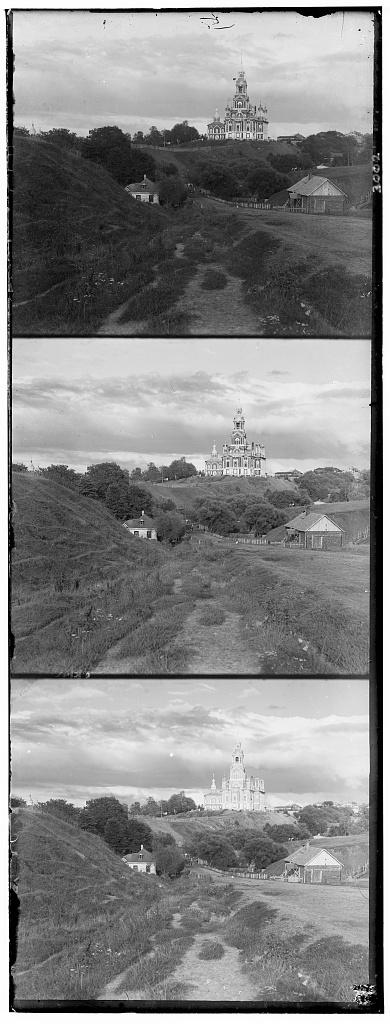
#> input picture cathedral.jpg, 390 x 1024 px
$ python main.py
#> lines starting #> are read from the running program, lines starting #| are printed output that depends on the picture
# COMS4732: Project 1 starter Python code
# Taken from: CS180 at UC Berkeley

import numpy as np
import skimage as sk
import skimage.io as skio
import skimage.transform as skt
import json
# align the images
# functions that might be useful for aligning the images include:
# np.roll, np.sum, sk.transform.rescale (for multiscale)

def shift_img(img, dy, dx):
    return np.roll(np.roll(img, dy, axis=0), dx, axis=1)

def crop(img, border_frac=0.08):
    h, w = img.shape
    bh = int(h * border_frac)
    bw = int(w * border_frac)
    return img[bh:h-bh, bw:w-bw]

# eclidean distance method
def align(im1, im2):
    shift = 15
    best_score = float("inf")
    best_shift = (0, 0)

    for i in range(-shift, shift):
        for j in range(-shift, shift):
            shifted_im1 = shift_img(im1, i, j)
            # u shld try different alignment methods please!
            score = np.sum((crop(im2) - crop(shifted_im1)) ** 2)
            if score < best_score:
                best_score = score
                best_shift = (i, j)
    return best_shift

# normal cross-correlation method
def align_test(im1, im2):
    shift = 15
    best_score = float("-inf")
    best_shift = (0, 0)
    for i in range(-shift, shift):
        for j in range(-shift, shift):
            shifted_im1 = shift_img(im1, i, j)
            score = ncc(crop(im2), crop(shifted_im1))
            if score > best_score:
                best_score = score
                best_shift = (i, j)
    return best_shift

def ncc(a, b):
    a = a - np.mean(a)
    b = b - np.mean(b)
    return np.sum(a * b) / np.sqrt(np.sum(a*a) * np.sum(b*b))

def downsample(img):
    return skt.rescale(img, 0.5, anti_aliasing=True, channel_axis=None)

def align_pyramid(im1, im2):
    h, w = im1.shape

    # ---- Base case: image small enough → brute force ----
    if min(h, w) < 400:
        return align(im1, im2)

    # ---- Recursive case: go to smaller images first ----
    im1_small = downsample(im1)
    im2_small = downsample(im2)

    # Get rough shift from smaller images
    dy_small, dx_small = align_pyramid(im1_small, im2_small)

    # Scale shift back to current resolution
    dy = dy_small * 2
    dx = dx_small * 2

    best_score = float("inf")
    best_shift = (0, 0)

    # Refine search around the estimated shift
    for ddy in range(dy - 6, dy + 7):
        for ddx in range(dx - 6, dx + 7):
            shifted_im1 = shift_img(im1, ddy, ddx)
            im1_crop = crop(shifted_im1)
            im2_crop = crop(im2)
            score = np.sum((im2_crop - im1_crop) ** 2)

            if score < best_score:
                best_score = score
                best_shift = (ddy, ddx)

    return best_shift


def process_simple_image(imname):
    # read in the image
#> called with imname = 'cathedral.jpg'
    im = skio.imread(imname)
#> im is the input picture: shape (1024, 390); min 0, max 255, mean 133.7

    # convert to double (might want to do this later on to save memory)
    im = sk.img_as_float(im)

    # compute the height of each part (just 1/3 of total)
    height = np.floor(im.shape[0] / 3.0).astype(int)
#> height = 341

    # separate color channels
    b = im[:height]
    g = im[height: 2*height]
    r = im[2*height: 3*height]
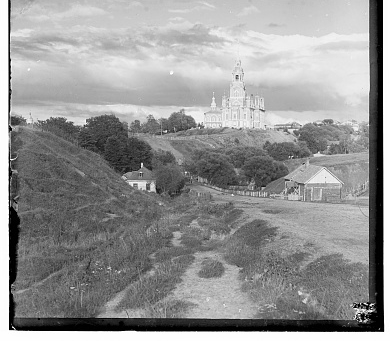
#> r: shape (341, 390) float64; min 0, max 1, mean 0.584

    # align the images
    ag_best_shift = align(g, b)
#> after the loop in align, `for i in range(-shift, shift):`:
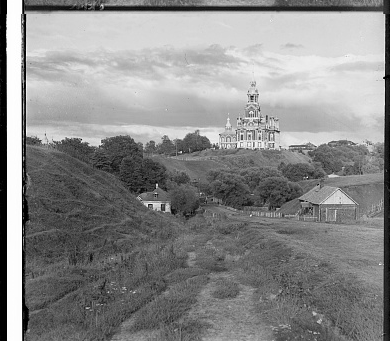
#> shifted_im1: shape (341, 390) float64; min 0, max 1, mean 0.54
    ag = shift_img(g, ag_best_shift[0], ag_best_shift[1])
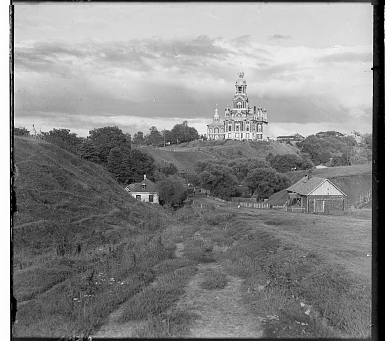
#> ag: shape (341, 390) float64; min 0, max 1, mean 0.54
    ar_best_shift = align(r, b)
#> after the loop in align (call 2), `for i in range(-shift, shift):`:
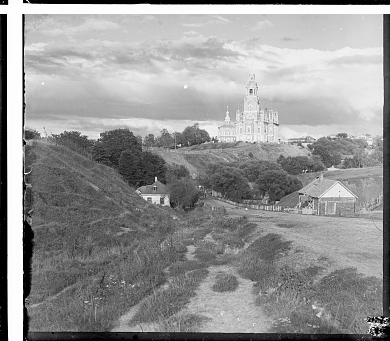
#> shifted_im1: shape (341, 390) float64; min 0, max 1, mean 0.584
    ar = shift_img(r, ar_best_shift[0], ar_best_shift[1])

    # create a color image
    im_out = np.dstack([ar, ag, b])

    # save the image
    if imname.endswith('.jpg'):
        output_name = imname.replace('.jpg', '_simple_aligned.jpg')
    elif imname.endswith('.tif'):
        output_name = imname.replace('.tif', '_simple_aligned.jpg')
    else:
        output_name = imname.rsplit('.', 1)[0] + '_simple_aligned.jpg'
    # Convert float (0-1) to uint8 (0-255) for saving
    im_out_uint8 = (np.clip(im_out, 0, 1) * 255).astype(np.uint8)
    skio.imsave(output_name, im_out_uint8)
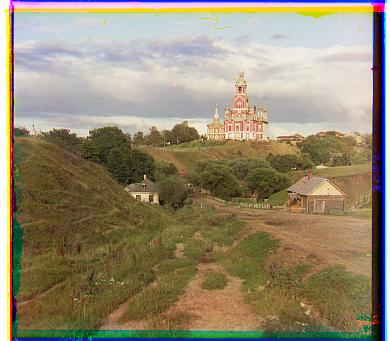
#> saved as cathedral_simple_aligned.jpg: shape (341, 390, 3); mean R, G, B 149, 137.7, 113.6

    print(f"Processed {imname} -> {output_name}")

    # Return offsets
    return output_name, {
        'green': {'dy': int(ag_best_shift[0]), 'dx': int(ag_best_shift[1])},
        'red': {'dy': int(ar_best_shift[0]), 'dx': int(ar_best_shift[1])}
    }

def process_simple_image_ncc(imname):
    # read in the image
    im = skio.imread(imname)

    # convert to double (might want to do this later on to save memory)
    im = sk.img_as_float(im)

    # compute the height of each part (just 1/3 of total)
    height = np.floor(im.shape[0] / 3.0).astype(int)

    # separate color channels
    b = im[:height]
    g = im[height: 2*height]
    r = im[2*height: 3*height]

    # align the images
    ag_best_shift = align_test(g, b)
    ag = shift_img(g, ag_best_shift[0], ag_best_shift[1])
    ar_best_shift = align_test(r, b)
    ar = shift_img(r, ar_best_shift[0], ar_best_shift[1])

    # create a color image
    im_out = np.dstack([ar, ag, b])

    # save the image
    if imname.endswith('.jpg'):
        output_name = imname.replace('.jpg', '_simple_ncc_aligned.jpg')
    elif imname.endswith('.tif'):
        output_name = imname.replace('.tif', '_simple_ncc_aligned.jpg')
    else:
        output_name = imname.rsplit('.', 1)[0] + '_simple_ncc_aligned.jpg'
    # Convert float (0-1) to uint8 (0-255) for saving
    im_out_uint8 = (np.clip(im_out, 0, 1) * 255).astype(np.uint8)
    skio.imsave(output_name, im_out_uint8)

    print(f"Processed {imname} -> {output_name}")

    # Return offsets
    return output_name, {
        'green': {'dy': int(ag_best_shift[0]), 'dx': int(ag_best_shift[1])},
        'red': {'dy': int(ar_best_shift[0]), 'dx': int(ar_best_shift[1])}
    }


def process_pyramid_image(imname):
    # read in the image
    im = skio.imread(imname)

    # convert to double (might want to do this later on to save memory)
    im = sk.img_as_float(im)

    # compute the height of each part (just 1/3 of total)
    height = np.floor(im.shape[0] / 3.0).astype(int)

    # separate color channels
    b = im[:height]
    g = im[height: 2*height]
    r = im[2*height: 3*height]

    # align the images
    ag_best_shift = align_pyramid(g, b)
    ag = shift_img(g, ag_best_shift[0], ag_best_shift[1])
    ar_best_shift = align_pyramid(r, b)
    ar = shift_img(r, ar_best_shift[0], ar_best_shift[1])

    # create a color image
    im_out = np.dstack([ar, ag, b])

    # save the image
    if imname.endswith('.jpg'):
        output_name = imname.replace('.jpg', '_pyramid_aligned.jpg')
    elif imname.endswith('.tif'):
        output_name = imname.replace('.tif', '_pyramid_aligned.jpg')
    else:
        output_name = imname.rsplit('.', 1)[0] + '_pyramid_aligned.jpg'
    # Convert float (0-1) to uint8 (0-255) for saving
    im_out_uint8 = (np.clip(im_out, 0, 1) * 255).astype(np.uint8)
    skio.imsave(output_name, im_out_uint8)

    print(f"Processed {imname} -> {output_name}")

    # Return offsets
    return output_name, {
        'green': {'dy': int(ag_best_shift[0]), 'dx': int(ag_best_shift[1])},
        'red': {'dy': int(ar_best_shift[0]), 'dx': int(ar_best_shift[1])}
    }

# Process all simple images
simple_image_files = ['cathedral.jpg', 'tobolsk.jpg', 'monastery.jpg']
simple_output_files = []
simple_offsets = {}
simple_ncc_output_files = []
simple_ncc_offsets = {}
all_image_files = ['cathedral.jpg', 'tobolsk.jpg', 'monastery.jpg', 'melons.tif', 'church.tif', 'emir.tif', 'harvesters.tif', 'icon.tif','italil.tif','lastochikino.tif', 'lugano.tif', 'self_portrait.tif', 'siren.tif', 'three_generations.tif']
pyramid_output_files = []
pyramid_offsets = {}
own_image_files = ['ownimage1.tif', 'ownimage2.tif', 'ownimage3.tif']
own_output_files = []
own_offsets = {}

print("Processing images with simple alignment (Euclidean distance)...")
for imname in simple_image_files:
    try:
        output_name, offsets = process_simple_image(imname)
        simple_output_files.append(output_name)
        simple_offsets[imname] = offsets
    except Exception as e:
        print(f"Error processing {imname}: {e}")
#> pass 2 of the loop `for imname in simple_image_files:`:
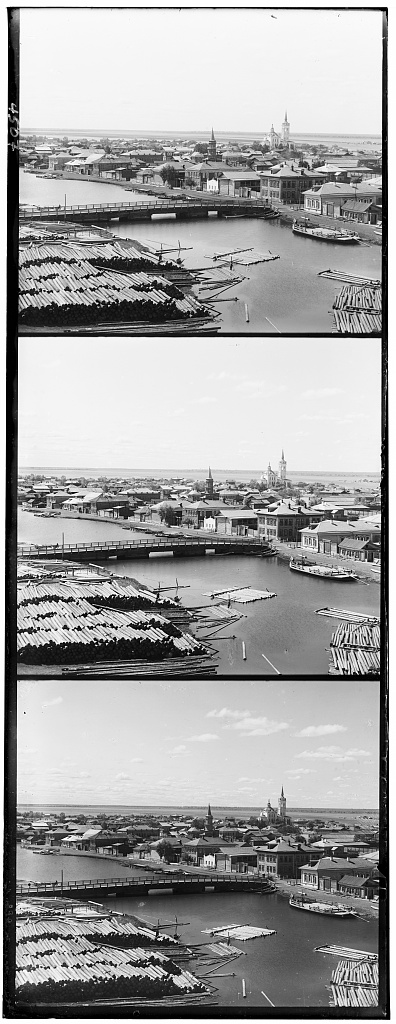
#> input picture tobolsk.jpg, 396 x 1024 px
#> in process_simple_image, im is the input picture: shape (1024, 396); min 0, max 255, mean 161
#> g: shape (341, 396) float64
#> r: shape (341, 396) float64
#> ag: shape (341, 396) float64
#> after the loop in align (call 4), `for i in range(-shift, shift):`:
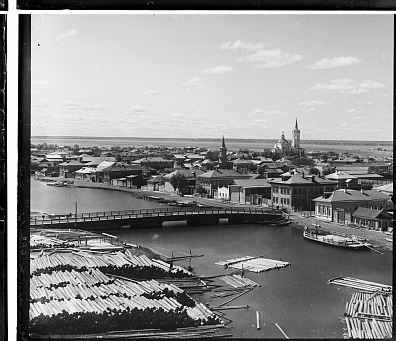
#> shifted_im1: shape (341, 396) float64; min 0, max 1, mean 0.552
#> ar: shape (341, 396) float64
#> im_out: shape (341, 396, 3) float64
#> im_out_uint8: shape (341, 396, 3)
#> pass 3 of the loop `for imname in simple_image_files:`:
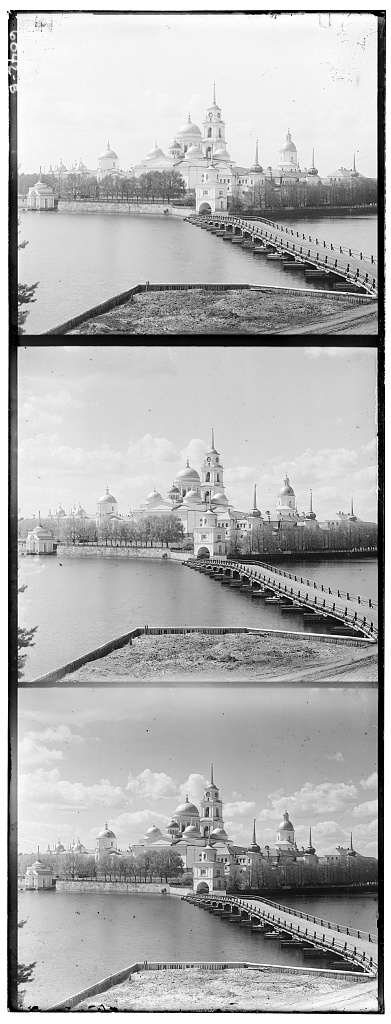
#> input picture monastery.jpg, 391 x 1024 px
#> in process_simple_image, im is the input picture: shape (1024, 391); min 0, max 255, mean 177.7
#> g: shape (341, 391) float64
#> r: shape (341, 391) float64
#> ag: shape (341, 391) float64
#> after the loop in align (call 6), `for i in range(-shift, shift):`:
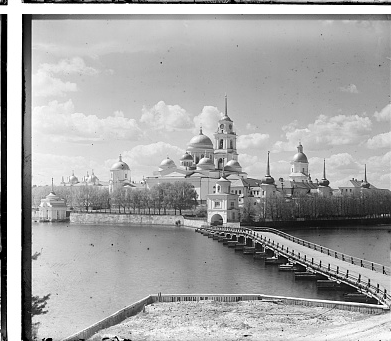
#> shifted_im1: shape (341, 391) float64; min 0, max 1, mean 0.656
#> ar: shape (341, 391) float64
#> im_out: shape (341, 391, 3) float64
#> im_out_uint8: shape (341, 391, 3)
#> in process_simple_image (call 3), `skio.imsave(output_name, im_out_uint8)`:
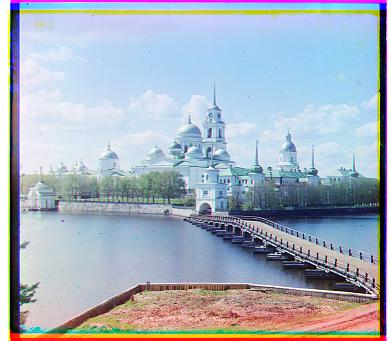
#> saved as monastery_simple_aligned.jpg: shape (341, 391, 3); mean R, G, B 167, 176.1, 188.9

print("\nProcessing images with simple alignment (Normalized Cross-Correlation)...")
for imname in simple_image_files:
    try:
        output_name, offsets = process_simple_image_ncc(imname)
#> the loop in align_test, `for i in range(-shift, shift):` made 30 passes
#> pass 1, in ncc, `a = a - np.mean(a)`:
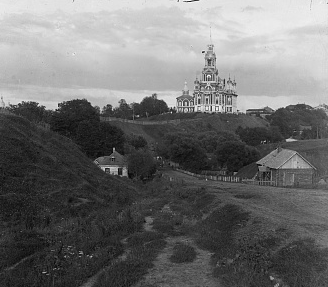
#> a: shape (287, 328) float64; min -0.424, max 0.548, mean -3.02e-17; drawn with min black and max white
#> the loop in align_test (call 2), `for i in range(-shift, shift):` made 30 passes
#> pass 1, in ncc (call 904), `b = b - np.mean(b)`:
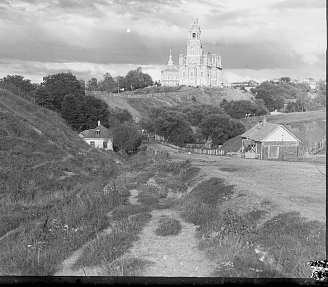
#> b: shape (287, 328) float64; min -0.554, max 0.446, mean 3.38e-17; drawn with min black and max white
        simple_ncc_output_files.append(output_name)
        simple_ncc_offsets[imname] = offsets
    except Exception as e:
        print(f"Error processing {imname}: {e}")
#> pass 2 of the loop `for imname in simple_image_files:`:
#> the loop in align_test (call 3), `for i in range(-shift, shift):` made 30 passes
#> pass 1, in ncc (call 1803), `b = b - np.mean(b)`:
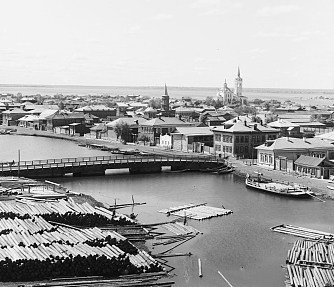
#> b: shape (287, 334) float64; min -0.655, max 0.345, mean 1.04e-16; drawn with min black and max white
#> pass 3 of the loop `for imname in simple_image_files:`:


print("\nProcessing images with pyramid alignment...")
for imname in all_image_files:
    try:
        output_name, offsets = process_pyramid_image(imname)
        pyramid_output_files.append(output_name)
        pyramid_offsets[imname] = offsets
    except Exception as e:
        print(f"Error processing {imname}: {e}")
#> pass 2 of the loop `for imname in all_image_files:`:
#> pass 3 of the loop `for imname in all_image_files:`:
#> the loop made 14 passes; the first 3 are shown

print("\nProcessing own images with pyramid alignment...")
for imname in own_image_files:
    try:
        output_name, offsets = process_pyramid_image(imname)
        own_output_files.append(output_name)
        own_offsets[imname] = offsets
    except Exception as e:
        print(f"Error processing {imname}: {e}")
#> pass 2 of the loop `for imname in own_image_files:`:
#> pass 3 of the loop `for imname in own_image_files:`:

# Save offsets to JSON files for HTML to read (optional, for backup)
with open('simple_image_offsets.json', 'w') as f:
    json.dump(simple_offsets, f, indent=2)

with open('simple_ncc_image_offsets.json', 'w') as f:
    json.dump(simple_ncc_offsets, f, indent=2)

with open('pyramid_image_offsets.json', 'w') as f:
    json.dump(pyramid_offsets, f, indent=2)

with open('own_image_offsets.json', 'w') as f:
    json.dump(own_offsets, f, indent=2)

# Embed offsets directly into HTML file
try:
    with open('index.html', 'r') as f:
        html_content = f.read()

    # Replace placeholder comments with actual JSON data
    html_content = html_content.replace(
        '/* OFFSET_DATA_SIMPLE */',
        json.dumps(simple_offsets, indent=8).replace('\n', '\n        ')
    )
    html_content = html_content.replace(
        '/* OFFSET_DATA_SIMPLE_NCC */',
        json.dumps(simple_ncc_offsets, indent=8).replace('\n', '\n        ')
    )
    html_content = html_content.replace(
        '/* OFFSET_DATA_PYRAMID */',
        json.dumps(pyramid_offsets, indent=8).replace('\n', '\n        ')
    )
    html_content = html_content.replace(
        '/* OFFSET_DATA_OWN */',
        json.dumps(own_offsets, indent=8).replace('\n', '\n        ')
    )

    with open('index.html', 'w') as f:
        f.write(html_content)

    print("\n✓ Offsets embedded directly into index.html")
except Exception as e:
    print(f"\nWarning: Could not embed offsets into HTML: {e}")
    print("  HTML file will use placeholder data. JSON files are still available.")

print(f"\nSimple alignment outputs (Euclidean): {simple_output_files}")
#| Simple alignment outputs (Euclidean): ['cathedral_simple_aligned.jpg', 'tobolsk_simple_aligned.jpg', 'monastery_simple_aligned.jpg']
print(f"Simple alignment outputs (NCC): {simple_ncc_output_files}")
#| Simple alignment outputs (NCC): ['cathedral_simple_ncc_aligned.jpg', 'tobolsk_simple_ncc_aligned.jpg', 'monastery_simple_ncc_aligned.jpg']
print(f"Pyramid alignment outputs: {pyramid_output_files}")
print(f"Own alignment outputs: {own_output_files}")
print(f"\nOffsets saved:")
print(f"  - Simple alignment offsets (Euclidean): simple_image_offsets.json")
print(f"  - Simple alignment offsets (NCC): simple_ncc_image_offsets.json")
print(f"  - Pyramid alignment offsets: pyramid_image_offsets.json")
print(f"  - Own image offsets: own_image_offsets.json")
print(f"  - Offsets also embedded in: index.html")
